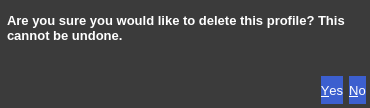
<?xml version="1.0" encoding="UTF-8"?>
<ui version="4.0">
 <class>Dialog</class>
 <widget class="QDialog" name="Dialog">
  <property name="geometry">
   <rect>
    <x>0</x>
    <y>0</y>
    <width>370</width>
    <height>108</height>
   </rect>
  </property>
  <property name="windowTitle">
   <string>Dialog</string>
  </property>
  <property name="styleSheet">
   <string notr="true">QWidget{	
	color: #ffffff;
	font-family: &quot;Segoe UI&quot;;
	font-size: 10pt;
	background-color: #3b3b3b;
}

QLabel{
	font: bold 10pt;
	color: #ffffff;
	font-family: &quot;Segoe UI&quot;;
	padding-left: 0px;
	padding-top: 6px;
}

QPushButton{
	background-color: #3c5fcf;
	border: 0;
	min-height: 28px;
}

QPushButton:hover{
background-color: #3c5fff;
}

QPushButton:pressed{
background-color: #1a45cc;
}

QLineEdit, QComboBox{
	background-color: #131313;
	color: #ffffff;
	font-family: &quot;Segoe UI&quot;;
	font-size: 12pt;
	border-radius: 4px;
	height: 24px;
	padding-left: 8px;
	padding-right: 8px;
	padding-bottom: 4px;
}

QFrame{
	border: 0;
}</string>
  </property>
  <layout class="QVBoxLayout" name="verticalLayout">
   <property name="spacing">
    <number>0</number>
   </property>
   <property name="leftMargin">
    <number>4</number>
   </property>
   <property name="topMargin">
    <number>4</number>
   </property>
   <property name="rightMargin">
    <number>4</number>
   </property>
   <property name="bottomMargin">
    <number>4</number>
   </property>
   <item>
    <widget class="QLabel" name="DialogLabel">
     <property name="text">
      <string>Are you sure you would like to delete this profile? This cannot be undone.</string>
     </property>
     <property name="alignment">
      <set>Qt::AlignLeading|Qt::AlignLeft|Qt::AlignTop</set>
     </property>
     <property name="wordWrap">
      <bool>true</bool>
     </property>
    </widget>
   </item>
   <item>
    <widget class="QDialogButtonBox" name="DialogButtonBox">
     <property name="standardButtons">
      <set>QDialogButtonBox::No|QDialogButtonBox::Yes</set>
     </property>
    </widget>
   </item>
  </layout>
 </widget>
 <resources/>
 <connections/>
</ui>
